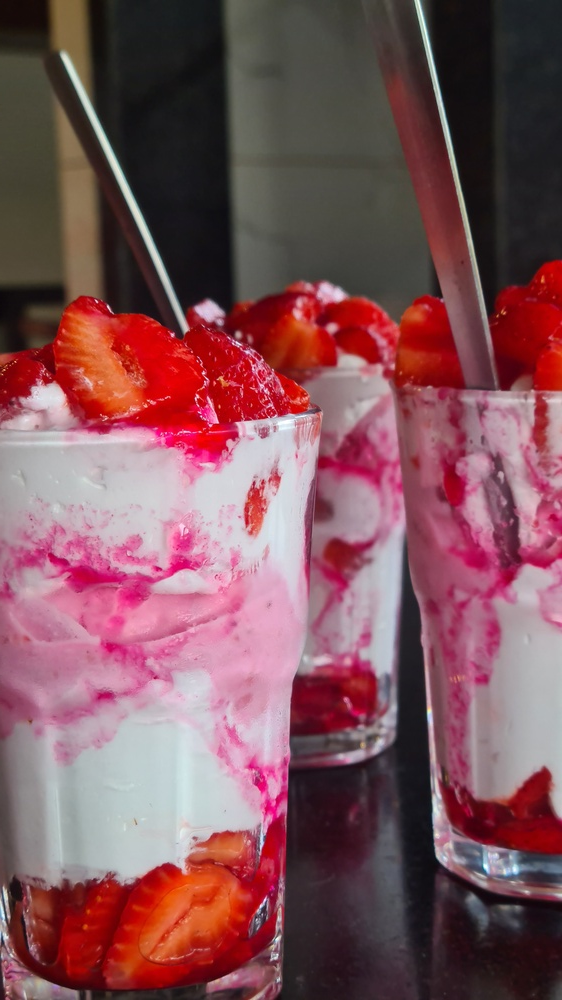
#> input picture IPPR assgn/Eleven/input_image.jpg, 562 x 1000 px, shrunk from 2268 x 4032 before the run
$ python eleven.py
#> lines starting #> are read from the running program, lines starting #| are printed output that depends on the picture
import cv2

# Load the image
image = cv2.imread('input_image.jpg')
#> image is the input picture: shape (1000, 562, 3); mean B, G, R 89.9, 82.8, 127.9

# Function to rotate image clockwise by 90 degrees
def rotate_clockwise(image):
    # Get image height and width
    height, width = image.shape[:2]
#> height = 1000; width = 562
    # Rotate the image
    rotated_image = cv2.rotate(image, cv2.ROTATE_90_CLOCKWISE)
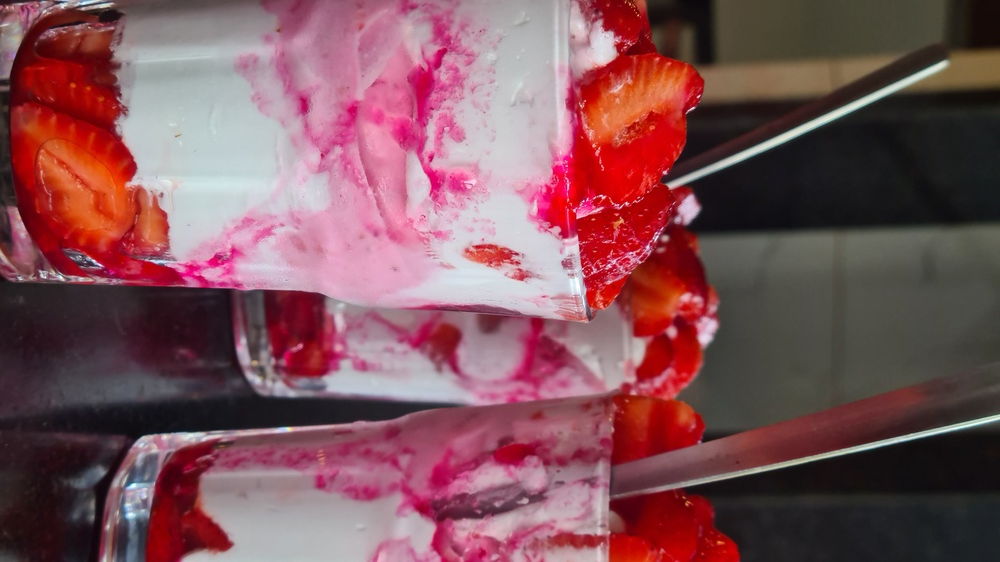
#> rotated_image: shape (562, 1000, 3); mean B, G, R 89.9, 82.8, 127.9
    return rotated_image

# Function to rotate image anti-clockwise by 90 degrees
def rotate_anticlockwise(image):
    # Get image height and width
    height, width = image.shape[:2]
#> height = 1000; width = 562
    # Rotate the image
    rotated_image = cv2.rotate(image, cv2.ROTATE_90_COUNTERCLOCKWISE)
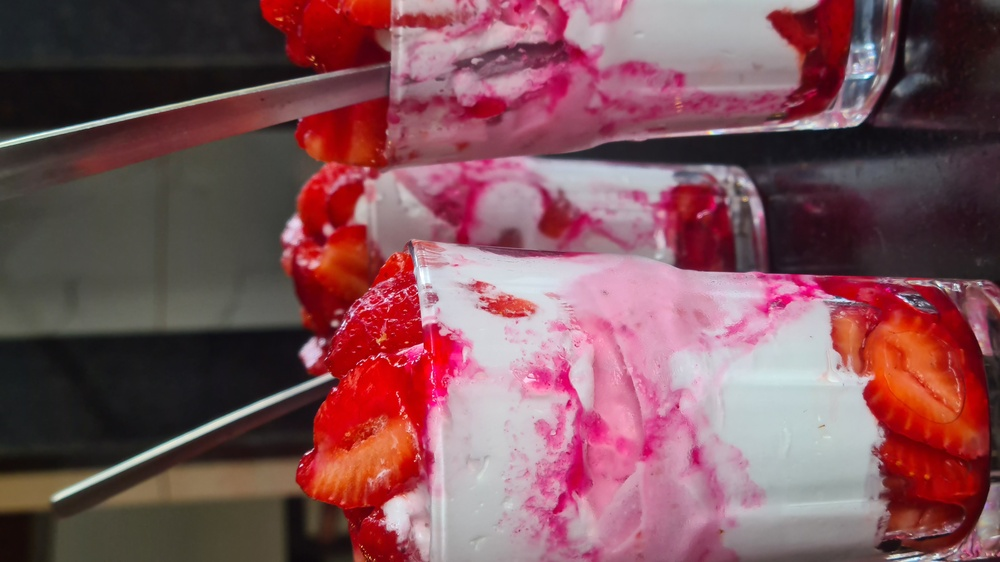
#> rotated_image: shape (562, 1000, 3); mean B, G, R 89.9, 82.8, 127.9
    return rotated_image

# Rotate image clockwise by 90 degrees
clockwise_rotated_image = rotate_clockwise(image)

# Rotate image anti-clockwise by 90 degrees
anticlockwise_rotated_image = rotate_anticlockwise(image)

# Save the rotated images
cv2.imwrite('clockwise_rotated_image.jpg', clockwise_rotated_image)
cv2.imwrite('anticlockwise_rotated_image.jpg', anticlockwise_rotated_image)

# Display the rotated images
cv2.imshow('Clockwise Rotated Image', clockwise_rotated_image)
cv2.imshow('Anti-clockwise Rotated Image', anticlockwise_rotated_image)
cv2.waitKey(0)
cv2.destroyAllWindows()
